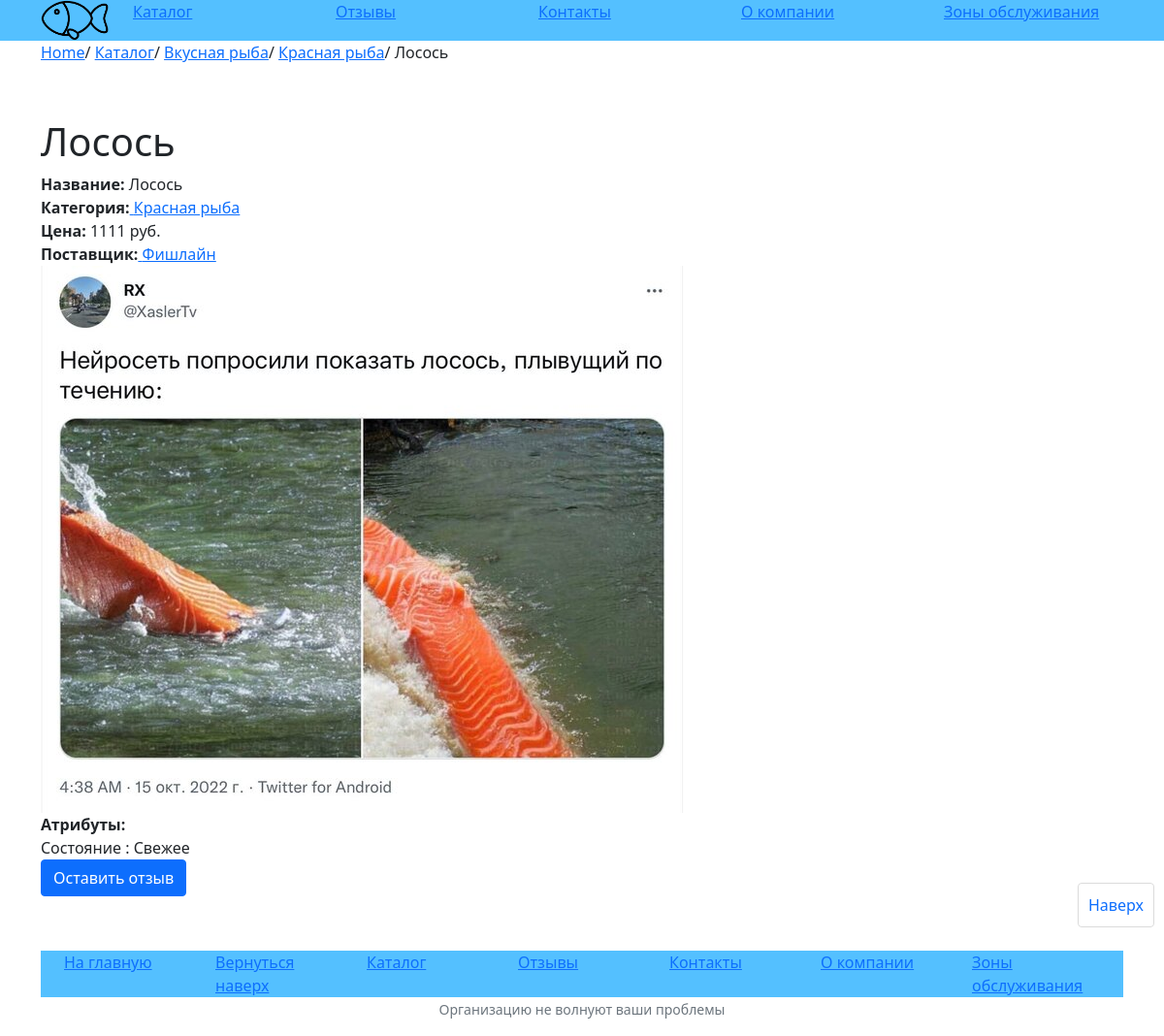
The page /catalog/fish/losos on the database as committed earlier.
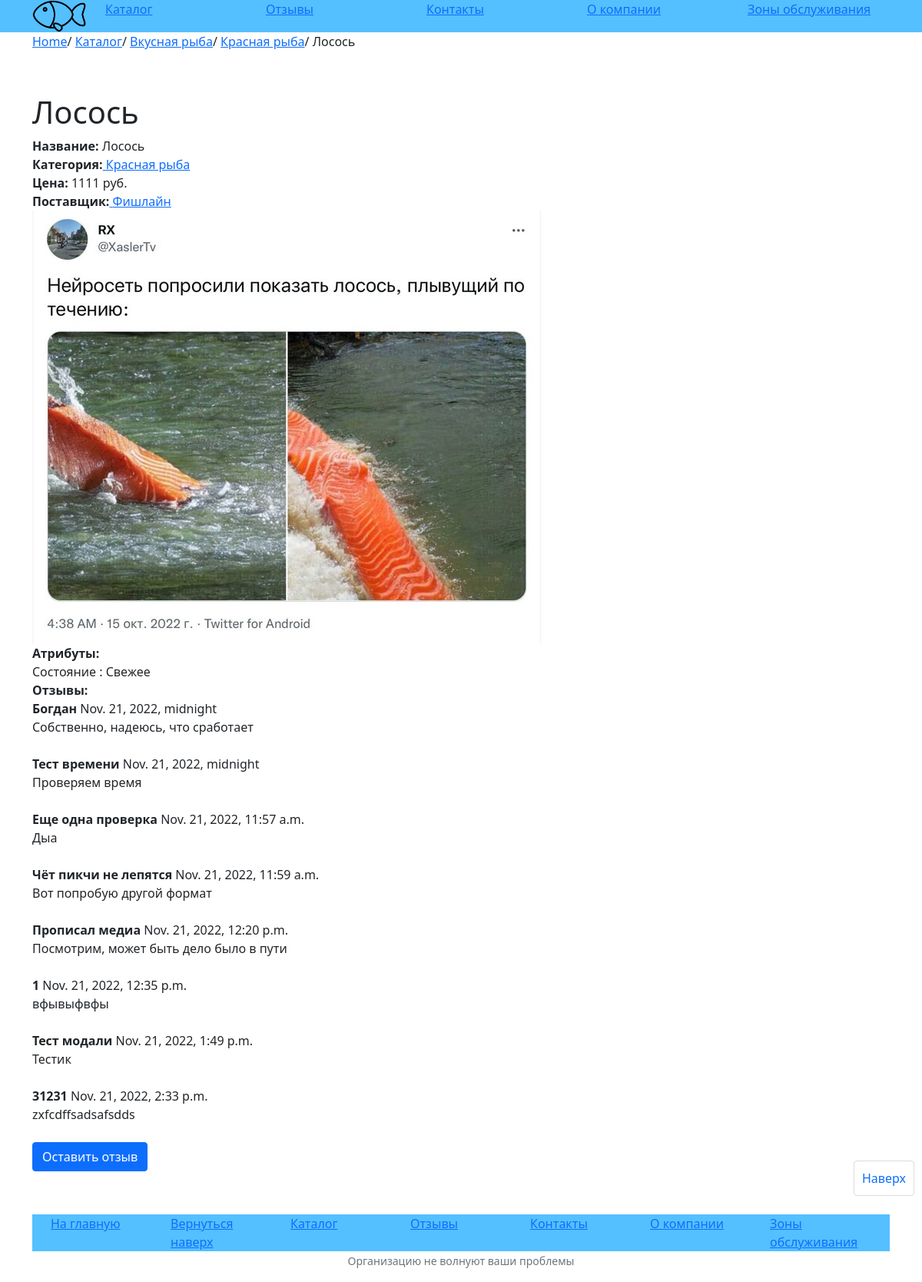
The same page on the database as committed later.
### catalog/models.py (models this page shows, shortened)
class FilterInfo(models.Model):
    rel_attribute = models.ForeignKey(Attribute, on_delete=models.CASCADE)
    rel_fish = models.ForeignKey(Fish, on_delete=models.CASCADE)
    value = models.CharField(max_length=255, help_text="Значение")
    show = models.BooleanField(default=0)

class Attribute(models.Model):
    name = models.CharField(max_length=255, help_text="Название атрибута")
    CreateDate = models.DateField(default=datetime.date.today)
    UpdateDate = models.DateField(null=True)

class Feedback(models.Model):
    fish = models.ForeignKey(Fish, on_delete=models.CASCADE)
    name = models.CharField(max_length=100, help_text='Введите ваше имя')
    body = models.TextField()
    date = models.DateTimeField(default=datetime.date.today)
    image = models.ImageField(upload_to = 'uploads/comms/%Y/%m/%d/', null = True, blank = True)

### catalog/views.py (the view)
# urls.py: path('fish/<slug:slug>', views.FishDetailView, name = 'fish_detail'),
def FishDetailView (request, slug):
    if request.method == 'POST':
        form = FeedbackForm(request.POST)
        if form.is_valid():
            a = Feedback(
                name = form.cleaned_data["name"],
                body = form.cleaned_data["body"],
                image = form.cleaned_data["image"],
                fish = form.cleaned_data["fish"],
                date = datetime.now()
            )
            a.save()
            return HttpResponseRedirect('/nice/')
    else:
        form = FeedbackForm(initial = {'fish': Fish.objects.get(slug=slug)})
    try:
        fish = Fish.objects.get(slug=slug)
        shitfan = Feedback.objects.filter(fish = fish.id)
    except Fish.DoesNotExist:
            raise Http404()
    return render (request,'fish_detail.html',{'fish':fish, 'shitfan':shitfan, 'form':form})

### catalog/models.py (called while the page is built)
    def __str__(self):
        return self.name

### catalog/templates/fish_detail.html (shortened to what this page needs)
{% extends "base.html" %}
{% block breadcrumbs %}
<ul class="breadcrumb">
  <div class="container">
    <div class="row">
      <div class="col">
        <a href="/">Home</a>/
        <a href="{% url 'catalog' %}">Каталог</a>/
        {% if fish.category.parent %}
          <a href="/catalog/{{fish.category.parent.slug}}">{{fish.category.parent.name}}</a>/
        {% endif %}
        <a href="/catalog/{{ fish.category.slug }}">{{fish.category.name}}</a>/
        {{fish.name}}
      </div>
    </div>
  </div>
</ul>
{% endblock %}
{% block content %}
{% load static %}
<div class="container">
  <h1>{{ fish.name }}</h1>
  <div class="col"><strong>Название:</strong> {{ fish.name }}</div>
  <div class="col"><strong>Категория:</strong><a href="/catalog/{{fish.category.slug}}"> {{ fish.category.name }}</a></div>
  <div class="col"><strong>Цена:</strong> {{ fish.price }} руб.</div>
  <div class="col"><strong>Поставщик:</strong><a href="/provider/{{fish.provider.slug}}"> {{ fish.provider.name }}</a></div>
  {% if fish.image %}
  <div class="col"><img src="/{{ fish.image }}"></div>
  {% else %}
  <div class="col"><img src="{% static 'fish_placeholder.png' %}" alt="sample text"></div>
  {% endif %}
  <div class="col"><strong>Атрибуты:</strong>
    {% for attr in fish.filterinfo_set.all %}
    <div>{{attr.rel_attribute.name}} : {{attr.value}}</div>
    {%endfor %}
  </div>
  {% if shitfan %}
  <div class="col"><strong>Отзывы:</strong>
    {% for shit in shitfan %}
      <div class="col"><strong>{{shit.name}}</strong> {{shit.date}}
        <div class="col">{{shit.body}}
        </div>
      </div>
    <br>
    {%endfor%}
  </div>
  {% endif %}
  <button type="button" class="btn btn-primary" data-bs-toggle="modal" data-bs-target="#Feedback">
    Оставить отзыв
  </button>
{% endblock %}

Rows that differ between the two databases and show on the page:
added Feedback: name "Богдан", date "Nov. 21, 2022, midnight", body "Собственно, надеюсь, что сработает"
added Feedback: name "Тест времени", date "Nov. 21, 2022, midnight", body "Проверяем время"
added Feedback: name "Еще одна проверка", date "Nov. 21, 2022, 11:57 a.m.", body "Дыа"
added Feedback: name "Чёт пикчи не лепятся", date "Nov. 21, 2022, 11:59 a.m.", body "Вот попробую другой формат"
added Feedback: name "Прописал медиа", date "Nov. 21, 2022, 12:20 p.m.", body "Посмотрим, может быть дело было в пути"
added Feedback: name "1", date "Nov. 21, 2022, 12:35 p.m.", body "вфывыфвфы"
added Feedback: name "Тест модали", date "Nov. 21, 2022, 1:49 p.m.", body "Тестик"
added Feedback: name "31231", date "Nov. 21, 2022, 2:33 p.m.", body "zxfcdffsadsafsdds"
Other text that changed with them:
text now shown: "Отзывы:"
